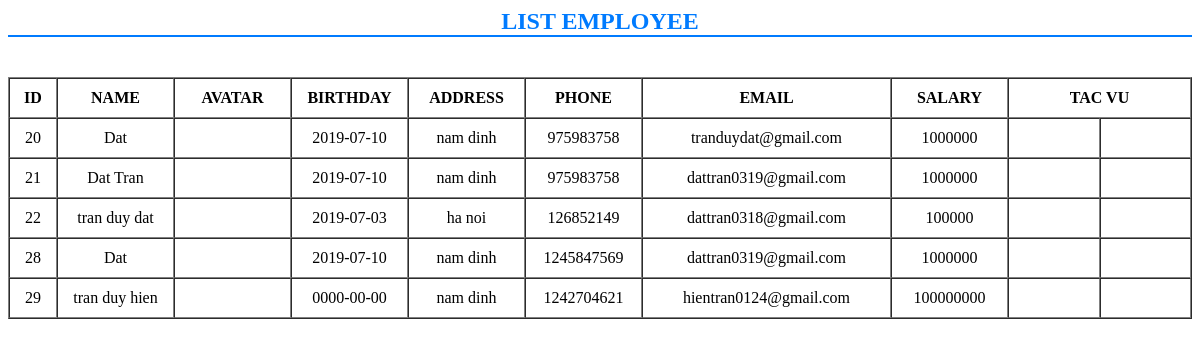
The page /Home/main.php on the database its author committed.
### tables this page shows
CREATE TABLE `employee` (
  `id` int(11) NOT NULL,
  `name` varchar(255) DEFAULT NULL,
  `birthday` date DEFAULT NULL,
  `province_id` int(11) DEFAULT NULL,
  `address` varchar(255) DEFAULT NULL,
  `phone` int(11) DEFAULT NULL,
  `email` varchar(100) DEFAULT NULL,
  `salory` int(11) DEFAULT NULL,
  `account_id` int(11) DEFAULT NULL,
  `url` varchar(255) DEFAULT NULL,
  `distristict_id` int(11) DEFAULT NULL
);

### Home/main.php (the view, shortened to what this page needs)
<link rel="stylesheet" type="text/css" href="../css/main.css">
<div class="holder list-employee">
	<h2>LIST EMPLOYEE</h2>
	<table class="table-employee" border="1" cellspacing="0px" cellpadding="0px">
		<tr>
			<th class="first">ID</th>
			<th>NAME</th>
			<th>AVATAR</th>
			<th>BIRTHDAY</th>
			<th>ADDRESS</th>
			<th>PHONE</th>
			<th class="email">EMAIL</th>
			<th>SALARY</th>
			<th  class="action" colspan="2">TAC VU</th>
		</tr>
		<?php
		include_once("connect.php");
		$sql = "SELECT id,name,birthday,address,phone,email,salory,url FROM employee";
		$result = mysqli_query($conn,$sql);
		while($row = mysqli_fetch_array($result)){
				echo "<tr >";
					echo "<td >".$row["id"]."</td>";
					echo "<td>".$row["name"].$row["url"]."</td>";
					echo "<td><img src=" .$row["url"]." ></td>";
					echo "<td >".$row["birthday"]."</td>";
					echo "<td >".$row["address"]."</td>";
					echo "<td >".$row["phone"]."</td>";
					echo "<td >".$row["email"]."</td>";
					echo "<td >".$row["salory"]."</td>";
					echo ' <td><a href="../Home/editemployee.php?id='.$row["id"].'" class=" item btn btn-primary"><i class="fas fa-edit"></i></a></td> ';
					echo ' <td><a href="../Home/deleteemployee.php?id='.$row["id"].'" class=" item btn btn-primary"><i class="fas fa-trash-alt"></i></a></td> ';
				echo "</tr>";
			}
		?>
		</table>
</div>

### css/main.css (style rules this page uses)
.list-employee h2 { text-align: center; color: #007bff; border-bottom: 2px solid #007bff; }
.list-employee .table-employee { width: 100%; }
.list-employee .table-employee tr { height: 40px; text-align: center; }
.list-employee .table-employee tr .first { width: 46px; }
.list-employee .table-employee tr th { width: 115px; }
.list-employee .table-employee tr th.email { width: 247px; }
.list-employee .table-employee tr td { padding: 4px; }

### rows shown on the page
employee: id "20", name "Dat", birthday "2019-07-10", address "nam dinh", phone "975983758", email "tranduydat@gmail.com", salory "1000000"
employee: id "21", name "Dat Tran", birthday "2019-07-10", address "nam dinh", phone "975983758", email "dattran0319@gmail.com", salory "1000000"
employee: id "22", name "tran duy dat", birthday "2019-07-03", address "ha noi", phone "126852149", email "dattran0318@gmail.com", salory "100000"
employee: id "28", name "Dat", birthday "2019-07-10", address "nam dinh", phone "1245847569", email "dattran0319@gmail.com", salory "1000000"
employee: id "29", name "tran duy hien", birthday "0000-00-00", address "nam dinh", phone "1242704621", email "hientran0124@gmail.com", salory "100000000"
